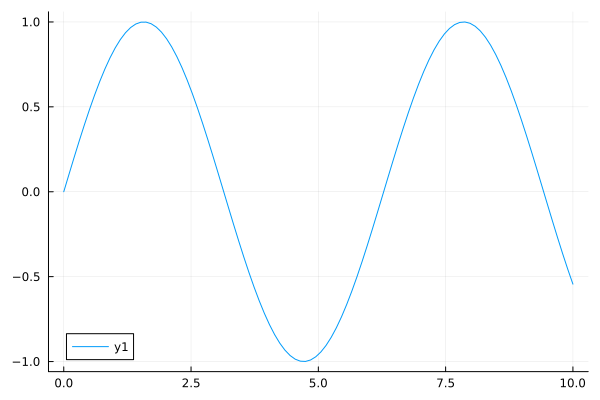

Reproduce this figure in Julia.
using Plots

x = range(0, 10, length=100)
y = sin.(x)
plot(x, y)
savefig("01-plot.png")
